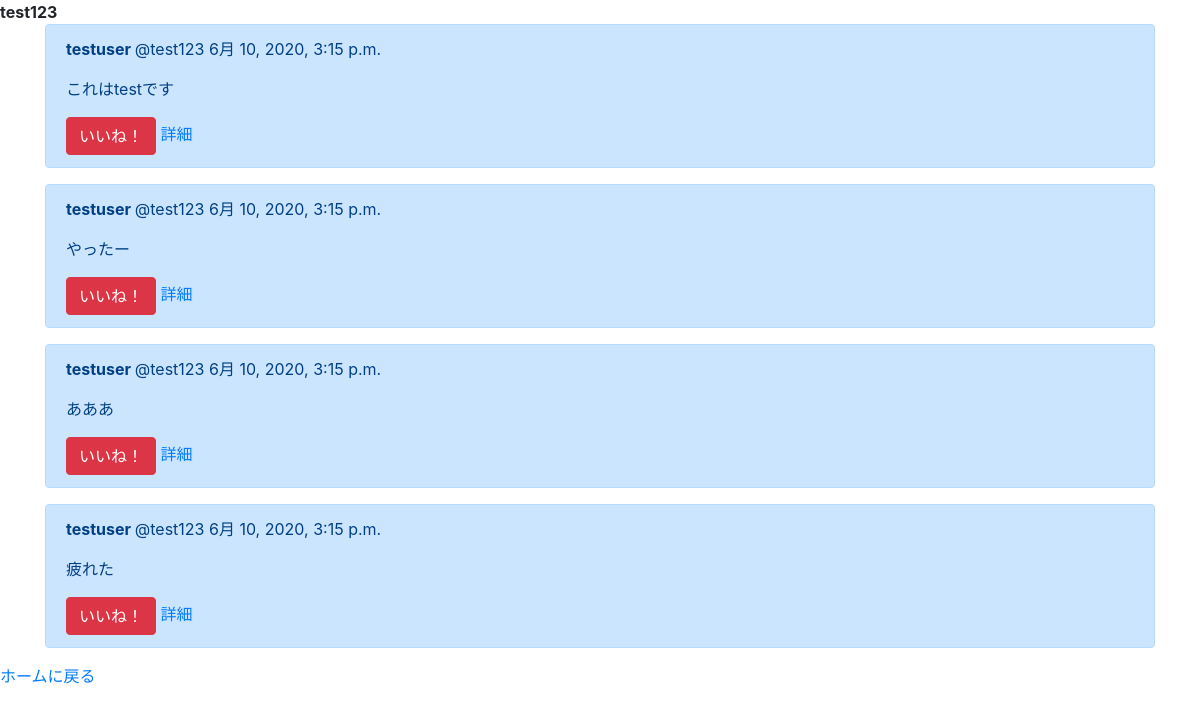
The page /profile/test123/ on the database its author committed.
### positterapp/models.py (models this page shows, shortened)
class Post(models.Model):
    author = models.ForeignKey(User, on_delete=models.CASCADE)
    text = models.TextField()
    positive_score = models.IntegerField(null=True)
    created_at = models.DateTimeField(default=timezone.now)

class Profile(models.Model):
    user = models.OneToOneField(User,
                                on_delete=models.CASCADE,
                                related_name="profile")
    display_name = models.CharField(max_length=20)
    birthday = models.DateField(auto_now=False, null=True, blank=True)

### positterapp/views.py (the view)
# urls.py: path('profile/<str:username>/', views.profilefunc, name='profile'),
def profilefunc(request, username):
    user = get_object_or_404(User, username=username)
    object_list = Post.objects.filter(author=user)
    return render(request, 'profile.html', {
        'user': user,
        'object_list': object_list
    })

### templates/profile.html (shortened to what this page needs)
{% extends 'base.html' %}
{% block content %}
<b>{{user.username}} </b>
<div class="container">
    {% for item in object_list %}
    <div class="alert alert-primary" role="alert">
        <p><b>{{item.author.profile.display_name}} </b>@{{item.author}}</a>   {{item.created_at}}</p>
        <p>{{ item.text}}</p>
        <button type="button" class="btn btn-danger">いいね！</button>
        <a href="{% url 'detail' item.pk %}">詳細</a>
    </div>
    {% endfor %}
</div>
<a href="{% url 'home'%}">ホームに戻る</a>
{% endblock content %}

### rows shown on the page
Post: author.profile.display_name "testuser", author "test123", created_at "6月 10, 2020, 3:15 p.m.", text "これはtestです"
Post: author.profile.display_name "testuser", author "test123", created_at "6月 10, 2020, 3:15 p.m.", text "やったー"
Post: author.profile.display_name "testuser", author "test123", created_at "6月 10, 2020, 3:15 p.m.", text "あああ"
Post: author.profile.display_name "testuser", author "test123", created_at "6月 10, 2020, 3:15 p.m.", text "疲れた"

### other values the page prints
{{ user.username }} "test123"
